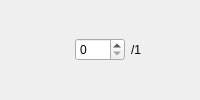
         <widget class="QWidget" name="widget_19" native="true">
          <layout class="QHBoxLayout" name="horizontalLayout_19">
           <property name="leftMargin">
            <number>0</number>
           </property>
           <property name="topMargin">
            <number>0</number>
           </property>
           <property name="rightMargin">
            <number>0</number>
           </property>
           <property name="bottomMargin">
            <number>0</number>
           </property>
           <item>
            <widget class="QLabel" name="label_19">
             <property name="maximumSize">
              <size>
               <width>75</width>
               <height>75</height>
              </size>
             </property>
             <property name="toolTip">
              <string>#6D5BAE_#B62C81</string>
             </property>
             <property name="text">
              <string/>
             </property>
             <property name="pixmap">
              <pixmap resource="resource.qrc">:/pairs/pairs/#6D5BAE_#B62C81.png</pixmap>
             </property>
             <property name="scaledContents">
              <bool>true</bool>
             </property>
            </widget>
           </item>
           <item>
            <widget class="QSpinBox" name="spinBox_19">
             <property name="maximumSize">
              <size>
               <width>50</width>
               <height>16777215</height>
              </size>
             </property>
             <property name="minimum">
              <number>0</number>
             </property>
             <property name="maximum">
              <number>1</number>
             </property>
            </widget>
           </item>
           <item>
            <widget class="QLabel" name="label_19_2">
             <property name="text">
              <string>/1</string>
             </property>
            </widget>
           </item>
          </layout>
         </widget>
